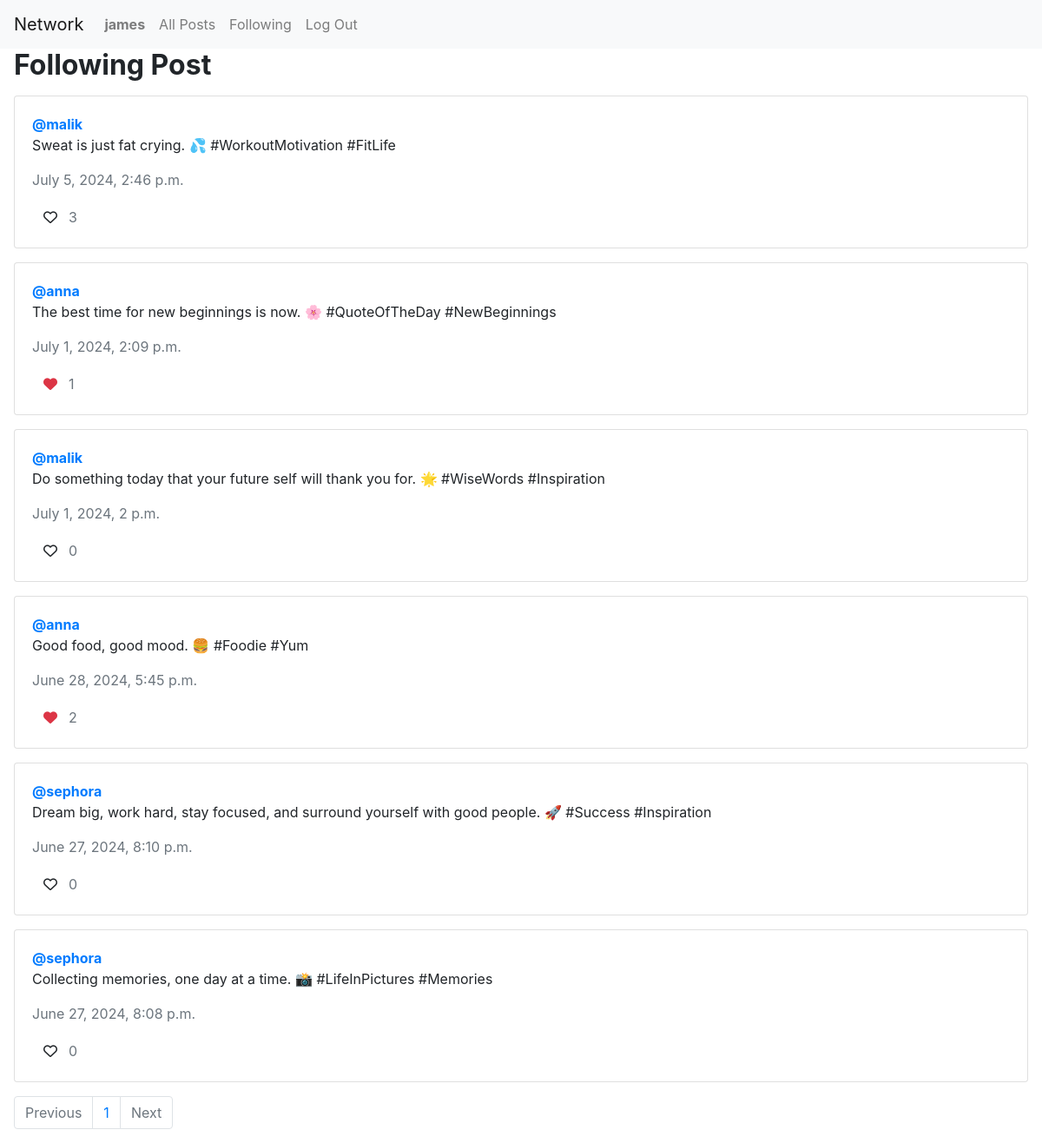
Page /following/ (signed in) on the committed database.
### network/models.py (models this page shows, shortened)
class User(AbstractUser):
    pass

class Post(models.Model):
    content = models.CharField(max_length=150)
    user = models.ForeignKey(User, on_delete=models.CASCADE, related_name="author")
    date = models.DateTimeField(auto_now_add=True)
    def likes_count(self):
        return self.postLike.count()

### network/views.py (the view)
# urls.py: path("following/", views.following, name="following"),
def following(request):
    user = User.objects.get(pk=request.user.id)
    followData = Follow.objects.filter(follower=user)
    all_post = Post.objects.all().order_by('-date')
    followingPost = []
    for post in all_post:
        for person in followData:
            if person.followed == post.user:
                followingPost.append(post)
    allLikes = Like.objects.all()
    userLikes = []
    for like in allLikes:
        if request.user.id == like.user.id:
            userLikes.append(like.post.id)
    paginator = Paginator(followingPost, 10)
    page_number = request.GET.get('page')
    page_obj = paginator.get_page(page_number)
    return render(request, "network/following.html", {
            "page_obj": page_obj,
            "userLikes": userLikes
        })

### network/templates/network/following.html (shortened to what this page needs)
{% extends "network/layout.html" %}
{% load static %}
{% block body %}
    <h2 class="mx-3"><strong>Following Post</strong></h2>
    <div class="all_post mx-3 mt-3">
        {% for post in page_obj %}
        <div class="card mb-3">
            <div class="card-body">
                <a href="{% url 'profile' post.user.id %}"><strong>@{{ post.user }}</strong></a>
                <p class="card-text">{{ post.content }}</p>
                <p class="card-text text-muted">{{ post.date }}</p>
                <div class="d-flex align-items-center">
                    {% if post.id in userLikes %}
                    <button id="likeBtn{{ post.id }}" class="btn fa-solid text-danger fa-heart" onclick="likeHandler({{ post.id }}, {{ userLikes }})"></button>
                    {% else %}
                    <button id="likeBtn{{ post.id }}" class="btn fa-regular fa-heart" onclick="likeHandler({{ post.id }}, {{ userLikes }})"></button>
                    {% endif %}
                    <p class="card-text text-muted" id="likeCount{{ post.id }}">{{ post.likes_count }}</p>
                </div>
            </div>
          </div>
        {% endfor %}
    </div>
    <nav aria-label="Page navigation example">
      <ul class="pagination mx-3">
          {% if page_obj.has_previous %}
              <li class="page-item"><a class="page-link" href="?page={{ page_obj.previous_page_number }}">Previous</a></li>
          {% else %}
              <li class="page-item disabled"><span class="page-link">Previous</span></li>
          {% endif %}
          <span class="current">
              <li class="page-item page-link">{{ page_obj.number }}</li>
          </span>
          {% if page_obj.has_next %}
              <li class="page-item"><a class="page-link" href="?page={{ page_obj.next_page_number }}">Next</a></li>
          {% else %}
              <li class="page-item disabled"><span class="page-link">Next</span></li>
          {% endif %}
      </ul>
  </nav>
{% endblock %}

### network/templates/network/layout.html (shortened to what this page needs)
{% load static %}
<!DOCTYPE html>
<html lang="en">
    <head>
        <link rel="stylesheet" href="https://stackpath.bootstrapcdn.com/bootstrap/4.4.1/css/bootstrap.min.css">
        <link href="{% static 'network/styles.css' %}" rel="stylesheet">
    </head>
    <body>
        <nav class="navbar navbar-expand-lg navbar-light bg-light">
            <a class="navbar-brand" href="{% url 'index' %}">Network</a>
            <div>
              <ul class="navbar-nav mr-auto">
                {% if user.is_authenticated %}
                    <li class="nav-item">
                        <a class="nav-link" href="{% url 'profile' user_id=user.id %}"><strong>{{ user.username }}</strong></a>
                    </li>
                {% endif %}
                <li class="nav-item">
                  <a class="nav-link" href="{% url 'index' %}">All Posts</a>
                </li>
                {% if user.is_authenticated %}
                    <li class="nav-item">
                        <a class="nav-link" href="{% url 'following' %}">Following</a>
                    </li>
                    <li class="nav-item">
                        <a class="nav-link" href="{% url 'logout' %}">Log Out</a>
                    </li>
                {% endif %}
              </ul>
            </div>
          </nav>
        <div class="body">
            {% block body %}
            {% endblock %}
        </div>
    </body>
</html>

### rows in the picture
User: username "james"
Post: user "malik", content "Sweat is just fat crying. 💦 #WorkoutMotivation #FitLife", date "July 5, 2024, 2:46 p.m.", likes_count "3"
Post: user "anna", content "The best time for new beginnings is now. 🌸 #QuoteOfTheDay #NewBeginnings", date "July 1, 2024, 2:09 p.m.", likes_count "1"
Post: user "malik", content "Do something today that your future self will thank you for. 🌟 #WiseWords #Inspiration", date "July 1, 2024, 2 p.m.", likes_count "0"
Post: user "anna", content "Good food, good mood. 🍔 #Foodie #Yum", date "June 28, 2024, 5:45 p.m.", likes_count "2"
Post: user "sephora", content "Dream big, work hard, stay focused, and surround yourself with good people. 🚀 #Success #Inspiration", date "June 27, 2024, 8:10 p.m.", likes_count "0"
Post: user "sephora", content "Collecting memories, one day at a time. 📸 #LifeInPictures #Memories", date "June 27, 2024, 8:08 p.m.", likes_count "0"

### other values in the picture
{{ page_obj.number }} "1"
